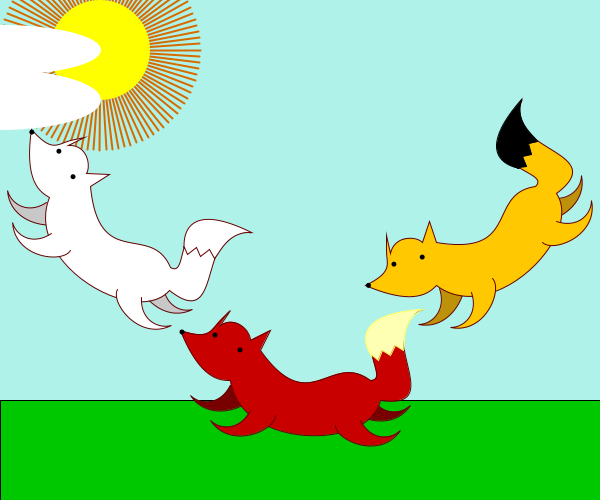
Frame 1 (no input)
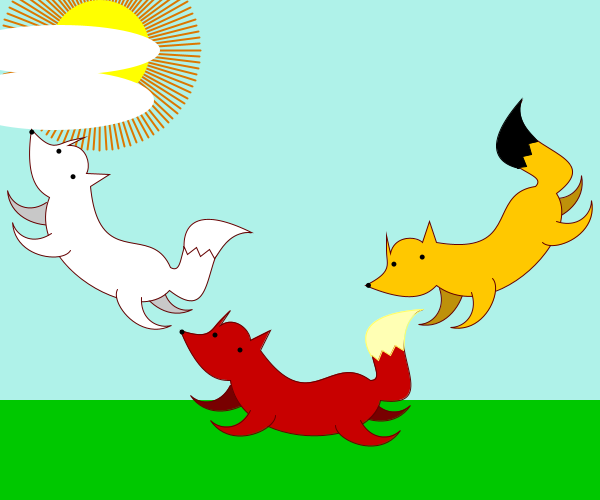
Frame 60 (the mouse pressed at the canvas centre just before this capture)
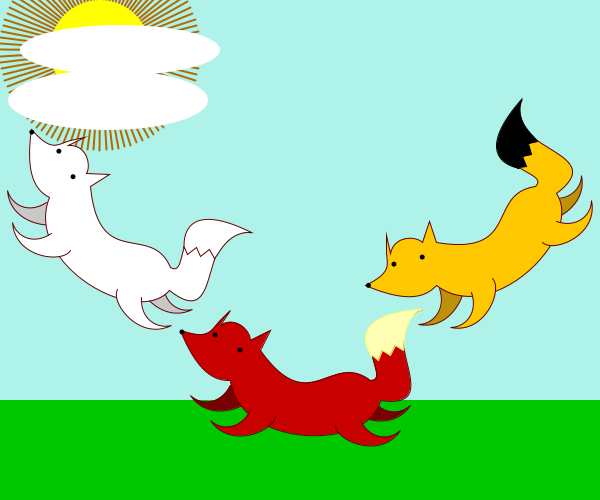
Frame 120 (the mouse held since frame 60 and released just before this capture)

The Processing sketch that drew these frames (run headless with seeded random() and noise(); from frame 60 on, the mouse is pressed at the canvas centre):

// Processing sketch: processing_73928
// ── processing_73928.pde

int lim = 100;
float [] position = new float[lim*3];
int num = 0;
int clicknum = 0;

void setup() {
  size(600, 500);
  smooth();
}

void draw() {
  background(175, 242, 233);
  fill(0, 200, 0);
  rect(0, 400, width, 100);
  
  strokeWeight(2);
  stroke(random(150, 250), random(100, 130), 0);
  for (float i = 0; i < 2*PI; i+=(PI/50)) {
     line(100, 50, 100 + 100*cos(i), 50 + 100*sin(i));
  }
  noStroke();
  fill(255, 255, 0);
  ellipse(100, 50, 100, 100);
  fill(255, 255, 255);
  ellipse(frameCount%(width+150), 50, 200, 50);
  ellipse(frameCount*0.9%(width+150), 100, 200, 60);
  
  stroke(0);
  strokeWeight(1);
  pushMatrix();
  translate(100, 250);
  rotate(PI/6);
  drawFox(0, 0, 1);
  popMatrix();
  
  drawFox(300, 400, 0);
  
  pushMatrix();
  translate(500, 250);
  rotate(-PI/4);
  drawFox(0, 0, 2);
  popMatrix();
}

void drawFox(float px, float py, float click) {
  //right legs
  stroke(100, 0, 0);
  switch(int(click)) {
    case 0:
      fill(120, 0, 0);
      break;
    case 1:
      fill(200);
      break;
    case 2:
      fill(190, 145, 10);
      break;
  }
  pushMatrix();
  translate(px - 20, py - 25);
  drawFoxfeet(0, 0);
  translate(40, 10);
  scale(-1, 1);
  drawFoxfeet(0, 0);
  popMatrix();

  switch(int(click)) {
    case 0:
      fill(200, 0, 0);
      break;
    case 1:
      fill(255);
      break;
    case 2:
      fill(255, 200, 0);
      break;
  }
  drawFoxbody(px, py);
  drawFoxfeet(px, py);
  pushMatrix();
  translate(px + 10, py + 10);
  scale(-1, 1);
  drawFoxfeet(0, 0);
  popMatrix();
  
  switch(int(click)) {
    case 0:
      fill(255, 255, 180);
      stroke(255, 255, 100);
      break;
    case 1:
      fill(255, 255, 255);
      break;
    case 2:
      fill(0);
      stroke(0);
      break;
  }
  
  drawTail(px, py);
  fill(0, 0, 0);
  noStroke();
  ellipse(px - 60, py - 50, 5, 5);
  ellipse(px - 85, py - 65, 5, 5);
  ellipse(px - 118, py - 68, 5, 5);
}


void drawFoxbody(float px, float py) {
 
  beginShape();
  vertex(px + 70, py - 20);
  bezierVertex(px + 30, py - 50, px + 10, py + 20, 
  px - 40, py - 50);
  vertex(px - 30, py - 70);
  vertex(px - 50, py - 60);
  bezierVertex(px - 50, py - 70, px - 65, py - 85, 
  px - 80, py - 75);
  vertex(px - 70, py - 90);
  vertex(px - 80, py - 80);
  bezierVertex(px - 90, py - 70, px - 90, py - 60, 
  px - 120, py - 70);
  bezierVertex(px - 100, py - 20, px - 80, py - 20, 
  px - 70, py - 20);
  bezierVertex(px - 60, py + 50, px + 70, py + 50, 
  px + 80, py);
  bezierVertex(px + 150, py + 10, px + 70, py - 70, 
  px + 120, py - 90);
  bezierVertex(px + 30, py - 80, px + 95, py - 20, px + 70, py - 20);
  endShape();
}

void drawFoxfeet(float px, float py) {
  beginShape();
  vertex(px - 50, py + 10);
  bezierVertex(px - 60, py + 30, px - 80, py + 30, px - 90, py + 20);
  bezierVertex(px - 70, py + 50, px - 25, py + 30, px - 25, py + 15);
  endShape();
}

void drawTail(float px, float py) {
  beginShape();
  vertex(px + 72, py - 45);
  vertex(px + 78, py - 40);
  vertex(px + 82, py - 50);
  vertex(px + 90, py - 45);
  vertex(px + 95, py - 55);
  vertex(px + 103, py - 50);
  bezierVertex(px + 105, py - 55, px + 100, py - 80, 
  px + 122, py - 91);
  bezierVertex(px + 30, py - 85, px + 80, py - 35, px + 70, py - 45);
  endShape();
}
